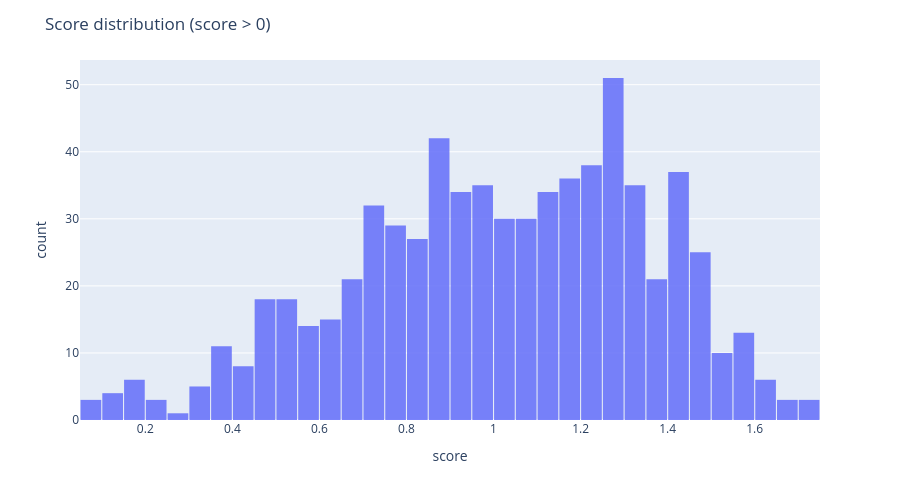

Notebook code cell kept with this figure:
### Markdown cell above
## Score Distribution Histogram

### Code cell
summary_plot = summary[summary["score"] > 0].copy()

fig = px.histogram(
    summary_plot,
    x="score",
    nbins=50,
    labels={"score": "score"},
    opacity=0.85,
)

fig.update_layout(
    width=900,
    height=500,
    title="Score distribution (score > 0)",
    bargap=0.05
)

fig.show()

### Figure 1 — Plotly figure (JSON) as saved in the notebook; plotly's stock layout.template omitted (floating-point values rounded to 4 significant figures; data arrays with more than 128 entries replaced by an {"elided": "..."} marker saying what was removed)
{"data": [{"bingroup": "x", "hovertemplate": "score=%{x}<br>count=%{y}<extra></extra>", "legendgroup": "", "marker": {"color": "#636efa", "opacity": 0.85, "pattern": {"shape": ""}}, "name": "", "nbinsx": 50, "orientation": "v", "showlegend": false, "type": "histogram", "x": {"elided": "698 float values"}, "xaxis": "x", "yaxis": "y"}], "layout": {"bargap": 0.05, "barmode": "relative", "height": 500, "legend": {"tracegroupgap": 0}, "margin": {"t": 60}, "title": {"text": "Score distribution (score > 0)"}, "width": 900, "xaxis": {"anchor": "y", "domain": [0, 1], "title": {"text": "score"}}, "yaxis": {"anchor": "x", "domain": [0, 1], "title": {"text": "count"}}}}
